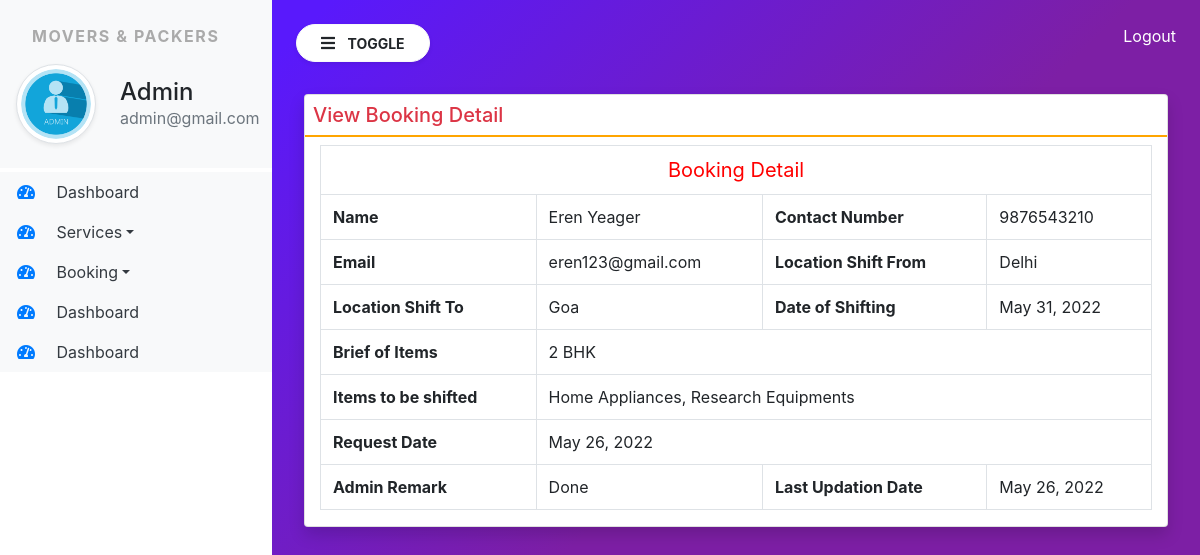
Page /view_bookingdetail/2 (signed in) on the committed database.
### moverspackers/models.py (models this page shows, shortened)
class SiteUser(models.Model):
    name = models.CharField(max_length=100, null=True)
    email = models.CharField(max_length=100, null=True)
    mobile = models.CharField(max_length=15, null=True)
    location = models.CharField(max_length=200, null=True)
    shiftingloc = models.CharField(max_length=200, null=True)
    shiftingdate = models.DateField(null=True)
    briefitems = models.CharField(max_length=100, null=True)
    items = models.CharField(max_length=5000, null=True)
    requestdate = models.DateField(null=True)
    remark = models.CharField(max_length=500, null=True)
    status = models.CharField(max_length=30, null= True)
    updationdate = models.DateField(null=True)

### moverspackers/views.py (the view, shortened to what this page needs)
# urls.py: path('view_bookingdetail/<int:pid>', view_bookingdetail, name="view_bookingdetail"),
def view_bookingdetail(request,pid):
    if not request.user.is_authenticated:
        return redirect('admin_login')
    error = ""
    booking = SiteUser.objects.get(id=pid)
    return render(request, 'view_bookingdetail.html',locals())

### moverspackers/templates/view_bookingdetail.html (shortened to what this page needs)
{% extends 'admin_base.html' %}
{% block main %}
<div class="card shadow m-2">
    <div clsss="card-body">
        <h5 class="p-2 text-danger" style="border-bottom : 2px solid orange">View Booking Detail</h5>
        <div class="container-fluid">
            <table class="table table-bordered">
                <tr align= "center">
                    <td colspan="4" style="font-size: 20px; color:red">Booking Detail</td>
                </tr>
                <tr>
                    <th>Name</th>
                    <td>{{booking.name}}</td>
                    <th>Contact Number</th>
                    <td>{{booking.mobile}}</td>
                </tr>
                <tr>
                    <th>Email</th>
                    <td>{{booking.email}}</td>
                    <th>Location Shift From</th>
                    <td>{{booking.location}}</td>
                </tr>
                <tr>
                    <th>Location Shift To</th>
                    <td>{{booking.shiftingloc}}</td>
                    <th>Date of Shifting</th>
                    <td>{{booking.shiftingdate}}</td>
                </tr>
                <tr>
                    <th colspan="1">Brief of Items</th>
                    <td colspan="3">{{booking.briefitems}}</td>
                </tr>
                <tr>
                    <th colspan="1">Items to be shifted</th>
                    <td colspan="3">{{booking.items}}</td>
                </tr>
                <tr>
                    <th>Request Date</th>
                    <td colspan="3">{{booking.requestdate}}</td>
                </tr>
                {% if not booking.remark%}
                <form method="post">
                    {% csrf_token %}
                    <tr>
                        <th>Admin Remark</th>
                        <td colspan="3"><textarea name="remark" class="form-control" required></textarea></td>
                    </tr>
                    <tr>
                        <th>&nbsp</th>
                        <td colspan="3"><button type="submit" class="btn btn-primary">Update <i class="fa fa-arrow-circle-right"></i></button></td>
                    </tr>
                </form>
                {% else %}
                <tr>
                    <th>Admin Remark</th>
                    <td>{{booking.remark}}</td>
                    <th>Last Updation Date</th>
                    <td>{{booking.updationdate}}</td>
                </tr>
                {% endif %}
            </table>
        </div>
    </div>
{% endblock %}

### moverspackers/templates/admin_base.html (shortened to what this page needs)
{% load static %}
<html>
    <head>
        <link rel="stylesheet" href="https://cdn.jsdelivr.net/npm/bootstrap@4.6.1/dist/css/bootstrap.min.css">
        <link rel= "stylesheet" href="{% static 'css/sidebar.css' %}">
        <link rel="stylesheet" href="https://use.fontawesome.com/releases/v5.7.0/css/all.css">
        <link rel="stylesheet" href="https://cdn.datatables.net/1.12.0/css/jquery.dataTables.min.css">
        <link rel="stylesheet" href="https://cdn.datatables.net/buttons/2.2.3/css/buttons.dataTables.min.css">
    </head>
    <body>
        <div class="bg-white vertical-nav" id="sidebar">
            <div class="py-4 px-3 bg-light mb-1">
                <p class="font-weight-bold text-uppercase px-3 sidebar-title">Movers & Packers</p>
                <div class="media d-flex align-items-center">
                    <img src="{% static 'images/admin.png' %}" width="80" height="80" class="mr-4 rounded-circle img-thumbnail shadow-sm">
                    <div class="media-body">
                        <h4 class="mb-0">Admin</h4>
                        <p class="text-muted mb-0">{{request.user.email}}</p>
                    </div>
                </div>
            </div>
            <ul class="nav flex-column bg-white">
                <li class="nav-item">
                    <a href="{% url 'admin_home' %}" class="nav-link text-dark bg-light">
                        <i class="fas fa-tachometer-alt fa-fw mr-3 text-primary"></i>
                        Dashboard
                    </a>
                </li>
                <li class="nav-item dropdown">
                    <a href="#" class="nav-link dropdown-toggle text-dark bg-light" id="navbardrop" data-toggle="dropdown">
                        <i class="fas fa-tachometer-alt fa-fw mr-3 text-primary"></i>
                        Services</a>
                </li>
                <li class="nav-item dropdown">
                    <a href="#" class="nav-link dropdown-toggle text-dark bg-light" id="navbardrop" data-toggle="dropdown">
                        <i class="fas fa-tachometer-alt fa-fw mr-3 text-primary"></i>
                        Booking</a>
                </li>
                <li class="nav-item">
                    <a href="{% url 'admin_home' %}" class="nav-link text-dark bg-light">
                        <i class="fas fa-tachometer-alt fa-fw mr-3 text-primary"></i>
                        Dashboard
                    </a>
                </li>
                <li class="nav-item">
                    <a href="{% url 'admin_home' %}" class="nav-link text-dark bg-light">
                        <i class="fas fa-tachometer-alt fa-fw mr-3 text-primary"></i>
                        Dashboard
                    </a>
                </li>
            </ul>
        </div>
        <div class="page-content p-4" id="content">
            <a href="{% url 'logout' %}" title="logout" class="text-white float-right">Logout</a>
            <button id="sidebarCollapse" type="button" class="btn btn-light bg-white rounded-pill shadow-sm px-4 mb-4">
                <i class="fas fa-bars mr-2"></i>
                <small class="text-uppercase font-weight-bold">Toggle</small>
            </button>
            {% block main %}
            {% endblock %}
    </body>
</html>

### moverspackers/static/css/sidebar.css (style rules this page uses)
.sidebar-title { letter-spacing: 0.1em; color: #aaa; }
body { background-image: linear-gradient(135.9deg,rgba(89,25,252,1) 16.4%,rgba(125,31,165,1) 56.1%); max-height: 100vh; }
.vertical-nav { min-width: 17rem; width: 17rem; height: 100vh; position: fixed; top: 0; left: 0; transition:all 0.4s }
.page-content { width: calc(100%-17rem); margin-left: 17rem; transition:all 0.4s }

### rows in the picture
SiteUser: name "Eren Yeager", mobile "9876543210", email "eren123@gmail.com", location "Delhi", shiftingloc "Goa", shiftingdate "May 31, 2022", briefitems "2 BHK", items "Home Appliances, Research Equipments", requestdate "May 26, 2022", remark "Done", updationdate "May 26, 2022"

### other values in the picture
{{ request.user.email }} "admin@gmail.com"
